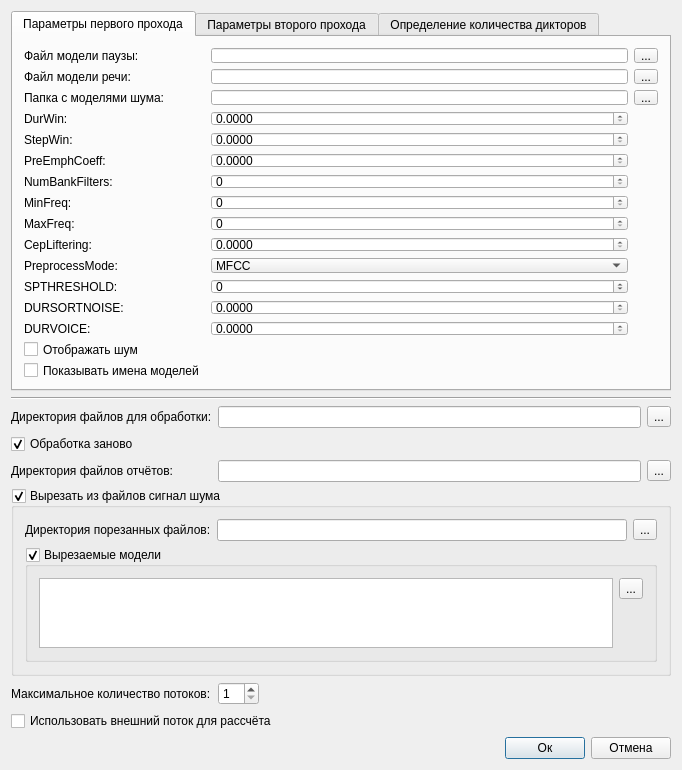
<?xml version="1.0" encoding="UTF-8"?>
<ui version="4.0">
 <class>SettingsDialogClass</class>
 <widget class="QDialog" name="SettingsDialogClass">
  <property name="geometry">
   <rect>
    <x>0</x>
    <y>0</y>
    <width>682</width>
    <height>770</height>
   </rect>
  </property>
  <property name="minimumSize">
   <size>
    <width>480</width>
    <height>340</height>
   </size>
  </property>
  <property name="maximumSize">
   <size>
    <width>16777215</width>
    <height>16777215</height>
   </size>
  </property>
  <property name="windowTitle">
   <string>Настройки VadMarkingPlugin</string>
  </property>
  <layout class="QGridLayout" name="gridLayout">
   <item row="4" column="2">
    <widget class="QToolButton" name="toolButton_setReportsDir">
     <property name="toolTip">
      <string>Установить путь к директории отчётов</string>
     </property>
     <property name="text">
      <string>...</string>
     </property>
    </widget>
   </item>
   <item row="1" column="0" colspan="3">
    <widget class="Line" name="line">
     <property name="orientation">
      <enum>Qt::Horizontal</enum>
     </property>
    </widget>
   </item>
   <item row="2" column="2">
    <widget class="QToolButton" name="toolButton_setProcessingDir">
     <property name="toolTip">
      <string>Установить директорию на обработку</string>
     </property>
     <property name="text">
      <string>...</string>
     </property>
    </widget>
   </item>
   <item row="4" column="1">
    <widget class="QLineEdit" name="lineEdit_reportsDir">
     <property name="toolTip">
      <string>&lt;!DOCTYPE HTML PUBLIC &quot;-//W3C//DTD HTML 4.0//EN&quot; &quot;http://www.w3.org/TR/REC-html40/strict.dtd&quot;&gt;
&lt;html&gt;&lt;head&gt;&lt;meta name=&quot;qrichtext&quot; content=&quot;1&quot; /&gt;&lt;style type=&quot;text/css&quot;&gt;
p, li { white-space: pre-wrap; }
&lt;/style&gt;&lt;/head&gt;&lt;body style=&quot; font-family:'MS Shell Dlg 2'; font-size:8.25pt; font-weight:400; font-style:normal;&quot;&gt;
&lt;p style=&quot; margin-top:0px; margin-bottom:0px; margin-left:0px; margin-right:0px; -qt-block-indent:0; text-indent:0px;&quot;&gt;&lt;span style=&quot; font-size:8pt;&quot;&gt;Путь к директории отчётов&lt;/span&gt;&lt;/p&gt;&lt;/body&gt;&lt;/html&gt;</string>
     </property>
    </widget>
   </item>
   <item row="2" column="1">
    <widget class="QLineEdit" name="lineEdit_processingDir">
     <property name="toolTip">
      <string>&lt;!DOCTYPE HTML PUBLIC &quot;-//W3C//DTD HTML 4.0//EN&quot; &quot;http://www.w3.org/TR/REC-html40/strict.dtd&quot;&gt;
&lt;html&gt;&lt;head&gt;&lt;meta name=&quot;qrichtext&quot; content=&quot;1&quot; /&gt;&lt;style type=&quot;text/css&quot;&gt;
p, li { white-space: pre-wrap; }
&lt;/style&gt;&lt;/head&gt;&lt;body style=&quot; font-family:'MS Shell Dlg 2'; font-size:8.25pt; font-weight:400; font-style:normal;&quot;&gt;
&lt;p style=&quot; margin-top:0px; margin-bottom:0px; margin-left:0px; margin-right:0px; -qt-block-indent:0; text-indent:0px;&quot;&gt;&lt;span style=&quot; font-size:8pt;&quot;&gt;Путь к директории на обработку&lt;/span&gt;&lt;/p&gt;&lt;/body&gt;&lt;/html&gt;</string>
     </property>
    </widget>
   </item>
   <item row="2" column="0">
    <widget class="QLabel" name="label_13">
     <property name="text">
      <string>Директория файлов для обработки:</string>
     </property>
    </widget>
   </item>
   <item row="10" column="0" colspan="3">
    <layout class="QHBoxLayout" name="horizontalLayout">
     <item>
      <spacer name="horizontalSpacer">
       <property name="orientation">
        <enum>Qt::Horizontal</enum>
       </property>
       <property name="sizeHint" stdset="0">
        <size>
         <width>40</width>
         <height>20</height>
        </size>
       </property>
      </spacer>
     </item>
     <item>
      <widget class="QPushButton" name="pushButton_ok">
       <property name="text">
        <string>Ок</string>
       </property>
      </widget>
     </item>
     <item>
      <widget class="QPushButton" name="pushButton_cancel">
       <property name="text">
        <string>Отмена</string>
       </property>
      </widget>
     </item>
    </layout>
   </item>
   <item row="9" column="0" colspan="3">
    <spacer name="verticalSpacer">
     <property name="orientation">
      <enum>Qt::Vertical</enum>
     </property>
     <property name="sizeHint" stdset="0">
      <size>
       <width>20</width>
       <height>40</height>
      </size>
     </property>
    </spacer>
   </item>
   <item row="8" column="0" colspan="2">
    <widget class="QCheckBox" name="checkBox_useExternalProcessing">
     <property name="text">
      <string>Использовать внешний поток для рассчёта</string>
     </property>
    </widget>
   </item>
   <item row="7" column="1">
    <layout class="QHBoxLayout" name="horizontalLayout_2">
     <item>
      <widget class="QSpinBox" name="spinBox_maxBPThreadCount">
       <property name="minimum">
        <number>1</number>
       </property>
      </widget>
     </item>
     <item>
      <spacer name="horizontalSpacer">
       <property name="orientation">
        <enum>Qt::Horizontal</enum>
       </property>
       <property name="sizeHint" stdset="0">
        <size>
         <width>40</width>
         <height>20</height>
        </size>
       </property>
      </spacer>
     </item>
    </layout>
   </item>
   <item row="7" column="0">
    <widget class="QLabel" name="label_15">
     <property name="text">
      <string>Максимальное количество потоков:</string>
     </property>
    </widget>
   </item>
   <item row="5" column="0" colspan="3">
    <widget class="QGroupBox" name="checkBox_cutNoice">
     <property name="title">
      <string>Вырезать из файлов сигнал шума</string>
     </property>
     <property name="checkable">
      <bool>true</bool>
     </property>
     <layout class="QGridLayout" name="gridLayout_8">
      <item row="0" column="1">
       <widget class="QLineEdit" name="lineEdit_modiffedFilesDir">
        <property name="enabled">
         <bool>true</bool>
        </property>
        <property name="toolTip">
         <string>&lt;!DOCTYPE HTML PUBLIC &quot;-//W3C//DTD HTML 4.0//EN&quot; &quot;http://www.w3.org/TR/REC-html40/strict.dtd&quot;&gt;
&lt;html&gt;&lt;head&gt;&lt;meta name=&quot;qrichtext&quot; content=&quot;1&quot; /&gt;&lt;style type=&quot;text/css&quot;&gt;
p, li { white-space: pre-wrap; }
&lt;/style&gt;&lt;/head&gt;&lt;body style=&quot; font-family:'MS Shell Dlg 2'; font-size:8.25pt; font-weight:400; font-style:normal;&quot;&gt;
&lt;p style=&quot; margin-top:0px; margin-bottom:0px; margin-left:0px; margin-right:0px; -qt-block-indent:0; text-indent:0px;&quot;&gt;&lt;span style=&quot; font-size:8pt;&quot;&gt;Путь к директории куда сохранятся модиффицированные файлы&lt;/span&gt;&lt;/p&gt;&lt;/body&gt;&lt;/html&gt;</string>
        </property>
       </widget>
      </item>
      <item row="0" column="2">
       <widget class="QToolButton" name="toolButton_setModiffedFilesDir">
        <property name="enabled">
         <bool>true</bool>
        </property>
        <property name="toolTip">
         <string>Установить дирректорию для модиффицированных файлов</string>
        </property>
        <property name="text">
         <string>...</string>
        </property>
       </widget>
      </item>
      <item row="0" column="0">
       <widget class="QLabel" name="label_31">
        <property name="text">
         <string>Директория порезанных файлов:</string>
        </property>
       </widget>
      </item>
      <item row="1" column="0" colspan="3">
       <widget class="QGroupBox" name="groupBox__cut_models">
        <property name="toolTip">
         <string>Сигнал относящийся к выбранным моделям будет вырезан!!!!</string>
        </property>
        <property name="title">
         <string>Вырезаемые модели</string>
        </property>
        <property name="checkable">
         <bool>true</bool>
        </property>
        <layout class="QGridLayout" name="gridLayout_9">
         <item row="0" column="1">
          <widget class="QToolButton" name="toolButton_update_cut_model">
           <property name="enabled">
            <bool>true</bool>
           </property>
           <property name="toolTip">
            <string>&lt;html&gt;&lt;head/&gt;&lt;body&gt;&lt;p&gt;Обновить список моделей, список моделей не обновляется если вы измени путь к папке моделей шума руками!!!!&lt;/p&gt;&lt;/body&gt;&lt;/html&gt;</string>
           </property>
           <property name="text">
            <string>...</string>
           </property>
          </widget>
         </item>
         <item row="0" column="0" rowspan="3">
          <widget class="QListWidget" name="listWidget_cur_models"/>
         </item>
         <item row="1" column="1" rowspan="2">
          <spacer name="verticalSpacer_4">
           <property name="orientation">
            <enum>Qt::Vertical</enum>
           </property>
           <property name="sizeHint" stdset="0">
            <size>
             <width>20</width>
             <height>40</height>
            </size>
           </property>
          </spacer>
         </item>
        </layout>
       </widget>
      </item>
     </layout>
    </widget>
   </item>
   <item row="3" column="0">
    <widget class="QCheckBox" name="checkBox_restartProcessing">
     <property name="text">
      <string>Обработка заново</string>
     </property>
     <property name="checked">
      <bool>true</bool>
     </property>
    </widget>
   </item>
   <item row="4" column="0">
    <widget class="QLabel" name="label_14">
     <property name="text">
      <string>Директория файлов отчётов:</string>
     </property>
    </widget>
   </item>
   <item row="0" column="0" colspan="3">
    <widget class="QTabWidget" name="tabWidget">
     <property name="sizePolicy">
      <sizepolicy hsizetype="Expanding" vsizetype="MinimumExpanding">
       <horstretch>0</horstretch>
       <verstretch>0</verstretch>
      </sizepolicy>
     </property>
     <property name="currentIndex">
      <number>0</number>
     </property>
     <property name="usesScrollButtons">
      <bool>false</bool>
     </property>
     <property name="documentMode">
      <bool>false</bool>
     </property>
     <property name="tabsClosable">
      <bool>false</bool>
     </property>
     <property name="movable">
      <bool>false</bool>
     </property>
     <widget class="QWidget" name="tab">
      <attribute name="title">
       <string>Параметры первого прохода</string>
      </attribute>
      <layout class="QGridLayout" name="gridLayout_2">
       <item row="0" column="0">
        <widget class="QLabel" name="label">
         <property name="text">
          <string>Файл модели паузы:</string>
         </property>
        </widget>
       </item>
       <item row="0" column="1">
        <widget class="QLineEdit" name="lineEdit_pauseModel">
         <property name="toolTip">
          <string>Путь к модели паузы</string>
         </property>
        </widget>
       </item>
       <item row="0" column="2">
        <widget class="QToolButton" name="toolButton_setPauseModel">
         <property name="toolTip">
          <string>Установить модель паузы</string>
         </property>
         <property name="text">
          <string>...</string>
         </property>
        </widget>
       </item>
       <item row="1" column="0">
        <widget class="QLabel" name="label_2">
         <property name="text">
          <string>Файл модели речи:</string>
         </property>
        </widget>
       </item>
       <item row="1" column="1">
        <widget class="QLineEdit" name="lineEdit_speechModel">
         <property name="toolTip">
          <string>Путь к модели речи</string>
         </property>
        </widget>
       </item>
       <item row="1" column="2">
        <widget class="QToolButton" name="toolButton_SetSpeechModel">
         <property name="toolTip">
          <string>Установить путь к модели речи</string>
         </property>
         <property name="text">
          <string>...</string>
         </property>
        </widget>
       </item>
       <item row="2" column="0">
        <widget class="QLabel" name="label_12">
         <property name="text">
          <string>Папка с моделями шума:</string>
         </property>
        </widget>
       </item>
       <item row="2" column="1">
        <widget class="QLineEdit" name="lineEdit_noSpeechModel">
         <property name="toolTip">
          <string>Путь к моделям шума</string>
         </property>
        </widget>
       </item>
       <item row="2" column="2">
        <widget class="QToolButton" name="toolButton_lineEdit_noSpeechModel">
         <property name="toolTip">
          <string>Установить путь к моделям шума</string>
         </property>
         <property name="text">
          <string>...</string>
         </property>
        </widget>
       </item>
       <item row="3" column="0">
        <widget class="QLabel" name="label_11">
         <property name="text">
          <string>DurWin:</string>
         </property>
        </widget>
       </item>
       <item row="3" column="1">
        <widget class="QDoubleSpinBox" name="doubleSpinBox_durWin">
         <property name="decimals">
          <number>4</number>
         </property>
         <property name="singleStep">
          <double>0.000100000000000</double>
         </property>
        </widget>
       </item>
       <item row="4" column="0">
        <widget class="QLabel" name="label_3">
         <property name="text">
          <string>StepWin:</string>
         </property>
        </widget>
       </item>
       <item row="4" column="1">
        <widget class="QDoubleSpinBox" name="doubleSpinBox_stepWin">
         <property name="decimals">
          <number>4</number>
         </property>
         <property name="singleStep">
          <double>0.000100000000000</double>
         </property>
        </widget>
       </item>
       <item row="5" column="0">
        <widget class="QLabel" name="label_4">
         <property name="text">
          <string>PreEmphCoeff:</string>
         </property>
        </widget>
       </item>
       <item row="5" column="1">
        <widget class="QDoubleSpinBox" name="doubleSpinBox_PreEmphCoeff">
         <property name="decimals">
          <number>4</number>
         </property>
         <property name="singleStep">
          <double>0.000100000000000</double>
         </property>
        </widget>
       </item>
       <item row="6" column="0">
        <widget class="QLabel" name="label_5">
         <property name="text">
          <string>NumBankFilters:</string>
         </property>
        </widget>
       </item>
       <item row="6" column="1">
        <widget class="QSpinBox" name="spinBox_NumBankFilters"/>
       </item>
       <item row="7" column="0">
        <widget class="QLabel" name="label_6">
         <property name="text">
          <string>MinFreq:</string>
         </property>
        </widget>
       </item>
       <item row="7" column="1">
        <widget class="QSpinBox" name="spinBox_MinFreq">
         <property name="maximum">
          <number>10000</number>
         </property>
        </widget>
       </item>
       <item row="8" column="0">
        <widget class="QLabel" name="label_7">
         <property name="text">
          <string>MaxFreq:</string>
         </property>
        </widget>
       </item>
       <item row="8" column="1">
        <widget class="QSpinBox" name="spinBox_MaxFreq">
         <property name="maximum">
          <number>10000</number>
         </property>
        </widget>
       </item>
       <item row="9" column="0">
        <widget class="QLabel" name="label_8">
         <property name="text">
          <string>CepLiftering:</string>
         </property>
        </widget>
       </item>
       <item row="9" column="1">
        <widget class="QDoubleSpinBox" name="doubleSpinBox_CepLiftering">
         <property name="decimals">
          <number>4</number>
         </property>
         <property name="singleStep">
          <double>0.000100000000000</double>
         </property>
        </widget>
       </item>
       <item row="10" column="0">
        <widget class="QLabel" name="label_9">
         <property name="text">
          <string>PreprocessMode:</string>
         </property>
        </widget>
       </item>
       <item row="10" column="1">
        <widget class="QComboBox" name="comboBox_PreprocessMode">
         <item>
          <property name="text">
           <string>MFCC</string>
          </property>
         </item>
         <item>
          <property name="text">
           <string>PLP</string>
          </property>
         </item>
         <item>
          <property name="text">
           <string>LPCC</string>
          </property>
         </item>
        </widget>
       </item>
       <item row="11" column="0">
        <widget class="QLabel" name="label_10">
         <property name="text">
          <string>SPTHRESHOLD:</string>
         </property>
        </widget>
       </item>
       <item row="11" column="1">
        <widget class="QSpinBox" name="spinBox_SPTHRESHOLD">
         <property name="minimum">
          <number>-100</number>
         </property>
         <property name="maximum">
          <number>100</number>
         </property>
        </widget>
       </item>
       <item row="12" column="0">
        <widget class="QLabel" name="label_16">
         <property name="text">
          <string>DURSORTNOISE:</string>
         </property>
        </widget>
       </item>
       <item row="12" column="1">
        <widget class="QDoubleSpinBox" name="doubleSpinBox_DURSORTNOISE">
         <property name="decimals">
          <number>4</number>
         </property>
         <property name="singleStep">
          <double>0.000100000000000</double>
         </property>
        </widget>
       </item>
       <item row="13" column="0">
        <widget class="QLabel" name="label_17">
         <property name="text">
          <string>DURVOICE:</string>
         </property>
        </widget>
       </item>
       <item row="13" column="1">
        <widget class="QDoubleSpinBox" name="doubleSpinBox_DURVOICE">
         <property name="decimals">
          <number>4</number>
         </property>
         <property name="singleStep">
          <double>0.000100000000000</double>
         </property>
        </widget>
       </item>
       <item row="14" column="0">
        <widget class="QCheckBox" name="checkBox_showNoice">
         <property name="text">
          <string>Отображать шум</string>
         </property>
        </widget>
       </item>
       <item row="15" column="0">
        <widget class="QCheckBox" name="checkBox_showModelNames">
         <property name="text">
          <string>Показывать имена моделей</string>
         </property>
        </widget>
       </item>
      </layout>
     </widget>
     <widget class="QWidget" name="tab_2">
      <attribute name="title">
       <string>Параметры второго прохода</string>
      </attribute>
      <layout class="QGridLayout" name="gridLayout_3">
       <item row="1" column="0">
        <widget class="QGroupBox" name="groupBox_params2">
         <property name="title">
          <string/>
         </property>
         <property name="checkable">
          <bool>true</bool>
         </property>
         <layout class="QGridLayout" name="gridLayout_7">
          <item row="0" column="0" rowspan="2">
           <widget class="QFrame" name="frame">
            <property name="minimumSize">
             <size>
              <width>0</width>
              <height>0</height>
             </size>
            </property>
            <property name="frameShape">
             <enum>QFrame::StyledPanel</enum>
            </property>
            <property name="frameShadow">
             <enum>QFrame::Raised</enum>
            </property>
            <layout class="QFormLayout" name="formLayout">
             <property name="fieldGrowthPolicy">
              <enum>QFormLayout::AllNonFixedFieldsGrow</enum>
             </property>
             <item row="0" column="0">
              <widget class="QLabel" name="label_19">
               <property name="text">
                <string>DurWin:</string>
               </property>
              </widget>
             </item>
             <item row="0" column="1">
              <widget class="QDoubleSpinBox" name="doubleSpinBox_durWin_2">
               <property name="decimals">
                <number>4</number>
               </property>
               <property name="singleStep">
                <double>0.000100000000000</double>
               </property>
              </widget>
             </item>
             <item row="1" column="0">
              <widget class="QLabel" name="label_28">
               <property name="text">
                <string>StepWin:</string>
               </property>
              </widget>
             </item>
             <item row="1" column="1">
              <widget class="QDoubleSpinBox" name="doubleSpinBox_stepWin_2">
               <property name="decimals">
                <number>4</number>
               </property>
               <property name="singleStep">
                <double>0.000100000000000</double>
               </property>
              </widget>
             </item>
             <item row="2" column="0">
              <widget class="QLabel" name="label_25">
               <property name="text">
                <string>PreEmphCoeff:</string>
               </property>
              </widget>
             </item>
             <item row="2" column="1">
              <widget class="QDoubleSpinBox" name="doubleSpinBox_PreEmphCoeff_2">
               <property name="decimals">
                <number>4</number>
               </property>
               <property name="singleStep">
                <double>0.000100000000000</double>
               </property>
              </widget>
             </item>
             <item row="3" column="0">
              <widget class="QLabel" name="label_23">
               <property name="text">
                <string>NumBankFilters:</string>
               </property>
              </widget>
             </item>
             <item row="3" column="1">
              <widget class="QSpinBox" name="spinBox_NumBankFilters_2"/>
             </item>
             <item row="4" column="0">
              <widget class="QLabel" name="label_22">
               <property name="text">
                <string>MinFreq:</string>
               </property>
              </widget>
             </item>
             <item row="4" column="1">
              <widget class="QSpinBox" name="spinBox_MinFreq_2">
               <property name="maximum">
                <number>10000</number>
               </property>
              </widget>
             </item>
             <item row="5" column="0">
              <widget class="QLabel" name="label_26">
               <property name="text">
                <string>MaxFreq:</string>
               </property>
              </widget>
             </item>
             <item row="5" column="1">
              <widget class="QSpinBox" name="spinBox_MaxFreq_2">
               <property name="maximum">
                <number>10000</number>
               </property>
              </widget>
             </item>
             <item row="6" column="0">
              <widget class="QLabel" name="label_20">
               <property name="text">
                <string>CepLiftering:</string>
               </property>
              </widget>
             </item>
             <item row="6" column="1">
              <widget class="QDoubleSpinBox" name="doubleSpinBox_CepLiftering_2">
               <property name="decimals">
                <number>4</number>
               </property>
               <property name="singleStep">
                <double>0.000100000000000</double>
               </property>
              </widget>
             </item>
             <item row="7" column="0">
              <widget class="QLabel" name="label_18">
               <property name="text">
                <string>PreprocessMode:</string>
               </property>
              </widget>
             </item>
             <item row="7" column="1">
              <widget class="QComboBox" name="comboBox_PreprocessMode_2">
               <item>
                <property name="text">
                 <string>MFCC</string>
                </property>
               </item>
               <item>
                <property name="text">
                 <string>PLP</string>
                </property>
               </item>
               <item>
                <property name="text">
                 <string>LPCC</string>
                </property>
               </item>
              </widget>
             </item>
             <item row="8" column="0">
              <widget class="QLabel" name="label_27">
               <property name="text">
                <string>SPTHRESHOLD:</string>
               </property>
              </widget>
             </item>
             <item row="8" column="1">
              <widget class="QSpinBox" name="spinBox_SPTHRESHOLD_2">
               <property name="minimum">
                <number>-100</number>
               </property>
               <property name="maximum">
                <number>100</number>
               </property>
              </widget>
             </item>
             <item row="9" column="0">
              <widget class="QLabel" name="label_21">
               <property name="text">
                <string>DURSORTNOISE:</string>
               </property>
              </widget>
             </item>
             <item row="9" column="1">
              <widget class="QDoubleSpinBox" name="doubleSpinBox_DURSORTNOISE_2">
               <property name="decimals">
                <number>4</number>
               </property>
               <property name="singleStep">
                <double>0.000100000000000</double>
               </property>
              </widget>
             </item>
             <item row="10" column="0">
              <widget class="QLabel" name="label_24">
               <property name="text">
                <string>DURVOICE:</string>
               </property>
              </widget>
             </item>
             <item row="10" column="1">
              <widget class="QDoubleSpinBox" name="doubleSpinBox_DURVOICE_2">
               <property name="decimals">
                <number>4</number>
               </property>
               <property name="singleStep">
                <double>0.000100000000000</double>
               </property>
              </widget>
             </item>
             <item row="11" column="0">
              <widget class="QLabel" name="label_29">
               <property name="text">
                <string>finDurNoise:</string>
               </property>
              </widget>
             </item>
             <item row="11" column="1">
              <widget class="QDoubleSpinBox" name="doubleSpinBox_finDurNoise">
               <property name="decimals">
                <number>4</number>
               </property>
               <property name="singleStep">
                <double>0.000100000000000</double>
               </property>
              </widget>
             </item>
            </layout>
           </widget>
          </item>
          <item row="0" column="1">
           <widget class="QGroupBox" name="groupBox_3">
            <property name="title">
             <string>speechList:</string>
            </property>
            <layout class="QGridLayout" name="gridLayout_6">
             <property name="horizontalSpacing">
              <number>2</number>
             </property>
             <property name="verticalSpacing">
              <number>6</number>
             </property>
             <property name="margin">
              <number>2</number>
             </property>
             <item row="1" column="0" rowspan="2">
              <widget class="QListWidget" name="listWidget_speechList"/>
             </item>
             <item row="1" column="1">
              <layout class="QVBoxLayout" name="verticalLayout_5">
               <item>
                <widget class="QToolButton" name="toolButton_addToSpeechList">
                 <property name="text">
                  <string>...</string>
                 </property>
                 <property name="icon">
                  <iconset resource="res.qrc">
                   <normaloff>:/img/img/Button-Add-icon.png</normaloff>:/img/img/Button-Add-icon.png</iconset>
                 </property>
                </widget>
               </item>
               <item>
                <widget class="QToolButton" name="toolButton_delFromSpeechList">
                 <property name="text">
                  <string>...</string>
                 </property>
                 <property name="icon">
                  <iconset resource="res.qrc">
                   <normaloff>:/img/img/Remove-icon.png</normaloff>:/img/img/Remove-icon.png</iconset>
                 </property>
                </widget>
               </item>
               <item>
                <spacer name="verticalSpacer_6">
                 <property name="orientation">
                  <enum>Qt::Vertical</enum>
                 </property>
                 <property name="sizeHint" stdset="0">
                  <size>
                   <width>20</width>
                   <height>40</height>
                  </size>
                 </property>
                </spacer>
               </item>
              </layout>
             </item>
            </layout>
           </widget>
          </item>
          <item row="1" column="1">
           <widget class="QGroupBox" name="groupBox_2">
            <property name="title">
             <string>separatorList:</string>
            </property>
            <layout class="QGridLayout" name="gridLayout_4">
             <property name="horizontalSpacing">
              <number>2</number>
             </property>
             <property name="verticalSpacing">
              <number>6</number>
             </property>
             <property name="margin">
              <number>2</number>
             </property>
             <item row="1" column="0" rowspan="2">
              <widget class="QListWidget" name="listWidget_separatorList"/>
             </item>
             <item row="1" column="1" rowspan="2">
              <layout class="QVBoxLayout" name="verticalLayout">
               <item>
                <widget class="QToolButton" name="toolButton_addToSeparatorList">
                 <property name="text">
                  <string>...</string>
                 </property>
                 <property name="icon">
                  <iconset resource="res.qrc">
                   <normaloff>:/img/img/Button-Add-icon.png</normaloff>:/img/img/Button-Add-icon.png</iconset>
                 </property>
                </widget>
               </item>
               <item>
                <widget class="QToolButton" name="toolButton_delFromSeparatorList">
                 <property name="text">
                  <string>...</string>
                 </property>
                 <property name="icon">
                  <iconset resource="res.qrc">
                   <normaloff>:/img/img/Remove-icon.png</normaloff>:/img/img/Remove-icon.png</iconset>
                 </property>
                </widget>
               </item>
               <item>
                <spacer name="verticalSpacer_2">
                 <property name="orientation">
                  <enum>Qt::Vertical</enum>
                 </property>
                 <property name="sizeHint" stdset="0">
                  <size>
                   <width>20</width>
                   <height>40</height>
                  </size>
                 </property>
                </spacer>
               </item>
              </layout>
             </item>
            </layout>
           </widget>
          </item>
         </layout>
        </widget>
       </item>
      </layout>
     </widget>
     <widget class="QWidget" name="tab_3">
      <attribute name="title">
       <string>Определение количества дикторов</string>
      </attribute>
      <layout class="QVBoxLayout" name="verticalLayout_2">
       <item>
        <widget class="QGroupBox" name="groupBox_dc">
         <property name="title">
          <string/>
         </property>
         <property name="checkable">
          <bool>true</bool>
         </property>
         <layout class="QGridLayout" name="gridLayout_5">
          <item row="1" column="1">
           <widget class="QLabel" name="label_30">
            <property name="text">
             <string>ubm модель:</string>
            </property>
           </widget>
          </item>
          <item row="1" column="2">
           <widget class="QLineEdit" name="lineEdit_umbModel_dc"/>
          </item>
          <item row="1" column="3">
           <widget class="QToolButton" name="toolButton_ubmModel_dc">
            <property name="text">
             <string>...</string>
            </property>
           </widget>
          </item>
          <item row="2" column="1">
           <widget class="QLabel" name="label_36">
            <property name="text">
             <string>модель речи:</string>
            </property>
           </widget>
          </item>
          <item row="2" column="2">
           <widget class="QLineEdit" name="lineEdit_speechModel_dc"/>
          </item>
          <item row="2" column="3">
           <widget class="QToolButton" name="toolButton_speechModel_dc">
            <property name="text">
             <string>...</string>
            </property>
           </widget>
          </item>
          <item row="3" column="1">
           <widget class="QLabel" name="label_32">
            <property name="text">
             <string>модель паузы:</string>
            </property>
           </widget>
          </item>
          <item row="3" column="2">
           <widget class="QLineEdit" name="lineEdit_pauseModel_dc"/>
          </item>
          <item row="3" column="3">
           <widget class="QToolButton" name="toolButton_pauseModel_dc">
            <property name="text">
             <string>...</string>
            </property>
           </widget>
          </item>
          <item row="6" column="1" colspan="3">
           <spacer name="verticalSpacer_3">
            <property name="orientation">
             <enum>Qt::Vertical</enum>
            </property>
            <property name="sizeHint" stdset="0">
             <size>
              <width>617</width>
              <height>287</height>
             </size>
            </property>
           </spacer>
          </item>
          <item row="4" column="2" colspan="2">
           <layout class="QHBoxLayout" name="horizontalLayout_3">
            <item>
             <widget class="QDoubleSpinBox" name="doubleSpinBox_tresholdParam_dc">
              <property name="decimals">
               <number>4</number>
              </property>
              <property name="maximum">
               <double>999.990000000000009</double>
              </property>
              <property name="singleStep">
               <double>0.010000000000000</double>
              </property>
             </widget>
            </item>
            <item>
             <spacer name="horizontalSpacer_2">
              <property name="orientation">
               <enum>Qt::Horizontal</enum>
              </property>
              <property name="sizeHint" stdset="0">
               <size>
                <width>40</width>
                <height>20</height>
               </size>
              </property>
             </spacer>
            </item>
           </layout>
          </item>
          <item row="4" column="1">
           <widget class="QLabel" name="label_33">
            <property name="text">
             <string>tresholdParam:</string>
            </property>
           </widget>
          </item>
          <item row="5" column="1">
           <widget class="QLabel" name="label_34">
            <property name="text">
             <string>largeWinSize:</string>
            </property>
           </widget>
          </item>
          <item row="5" column="2" colspan="2">
           <layout class="QHBoxLayout" name="horizontalLayout_4">
            <item>
             <widget class="QSpinBox" name="spinBox_largeWinSize">
              <property name="maximum">
               <number>1000000</number>
              </property>
             </widget>
            </item>
            <item>
             <spacer name="horizontalSpacer_3">
              <property name="orientation">
               <enum>Qt::Horizontal</enum>
              </property>
              <property name="sizeHint" stdset="0">
               <size>
                <width>40</width>
                <height>20</height>
               </size>
              </property>
             </spacer>
            </item>
           </layout>
          </item>
         </layout>
        </widget>
       </item>
      </layout>
     </widget>
    </widget>
   </item>
  </layout>
 </widget>
 <layoutdefault spacing="6" margin="11"/>
 <resources>
  <include location="res.qrc"/>
 </resources>
 <connections/>
</ui>
